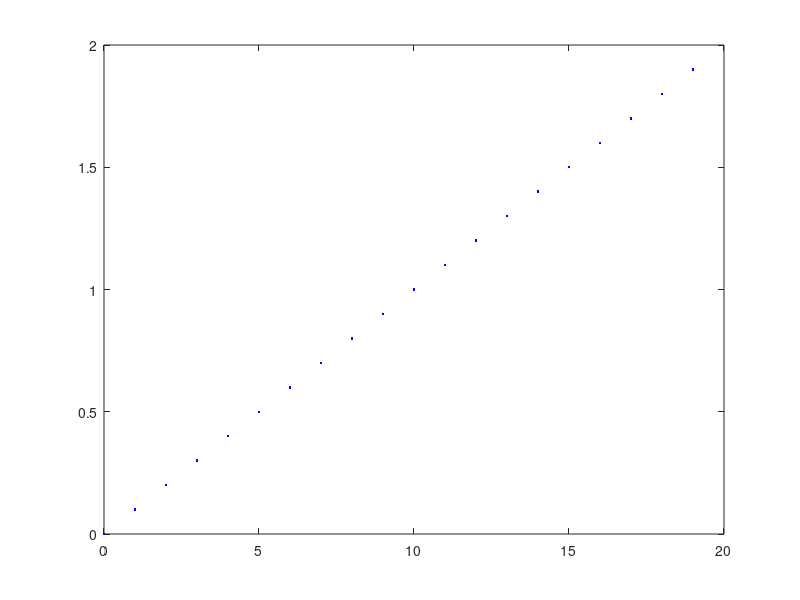
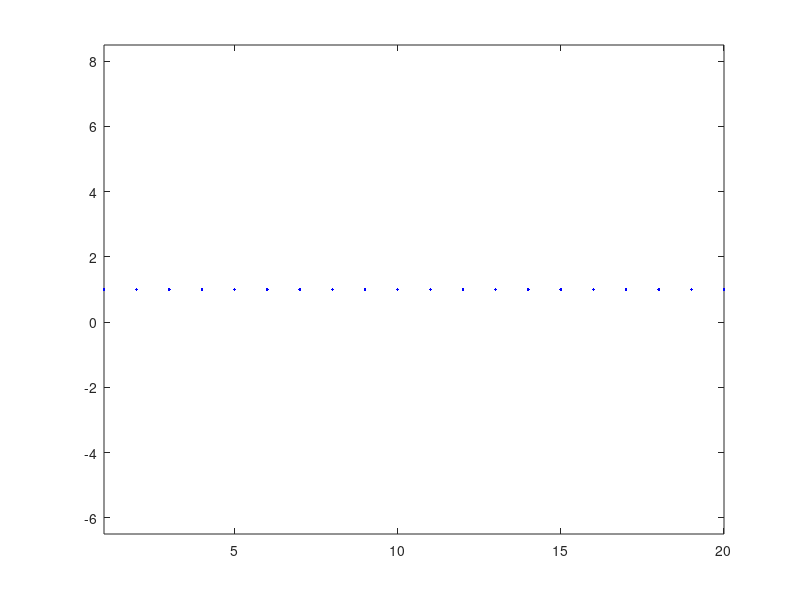

Here is the MATLAB script that generated these plots, in order:
clear all;
close all;

B=10;
m=0;

for j1=0:2*B-1
    alpha_j1(j1+1)=j1*pi/B;
    y(j1+1)=exp(-j*m*alpha_j1(j1+1));
end

figure;
plot(0:2*B-1,alpha_j1/pi,'b.');

figure;
plot(y,'b.');
axis equal;
sum(y)